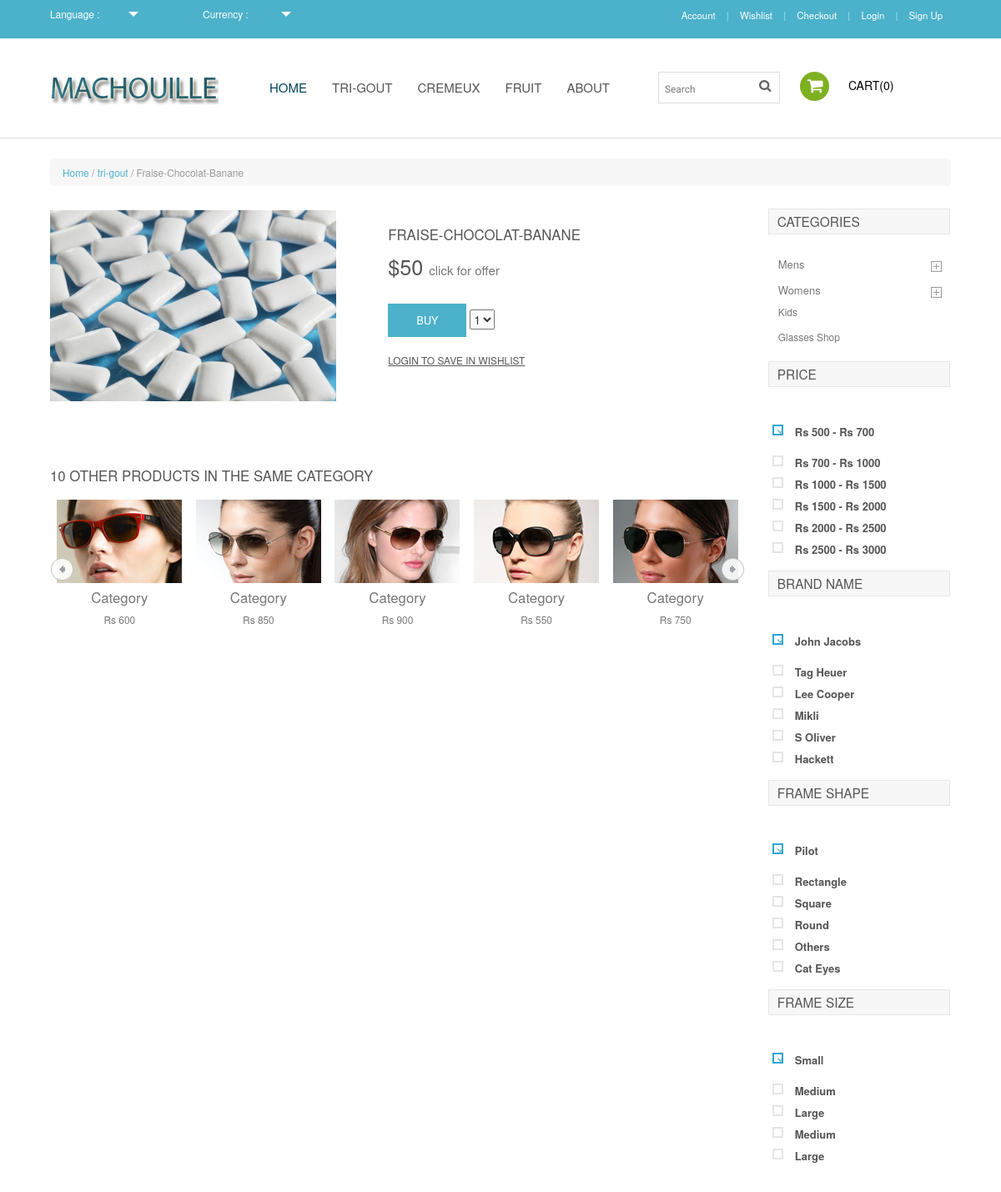
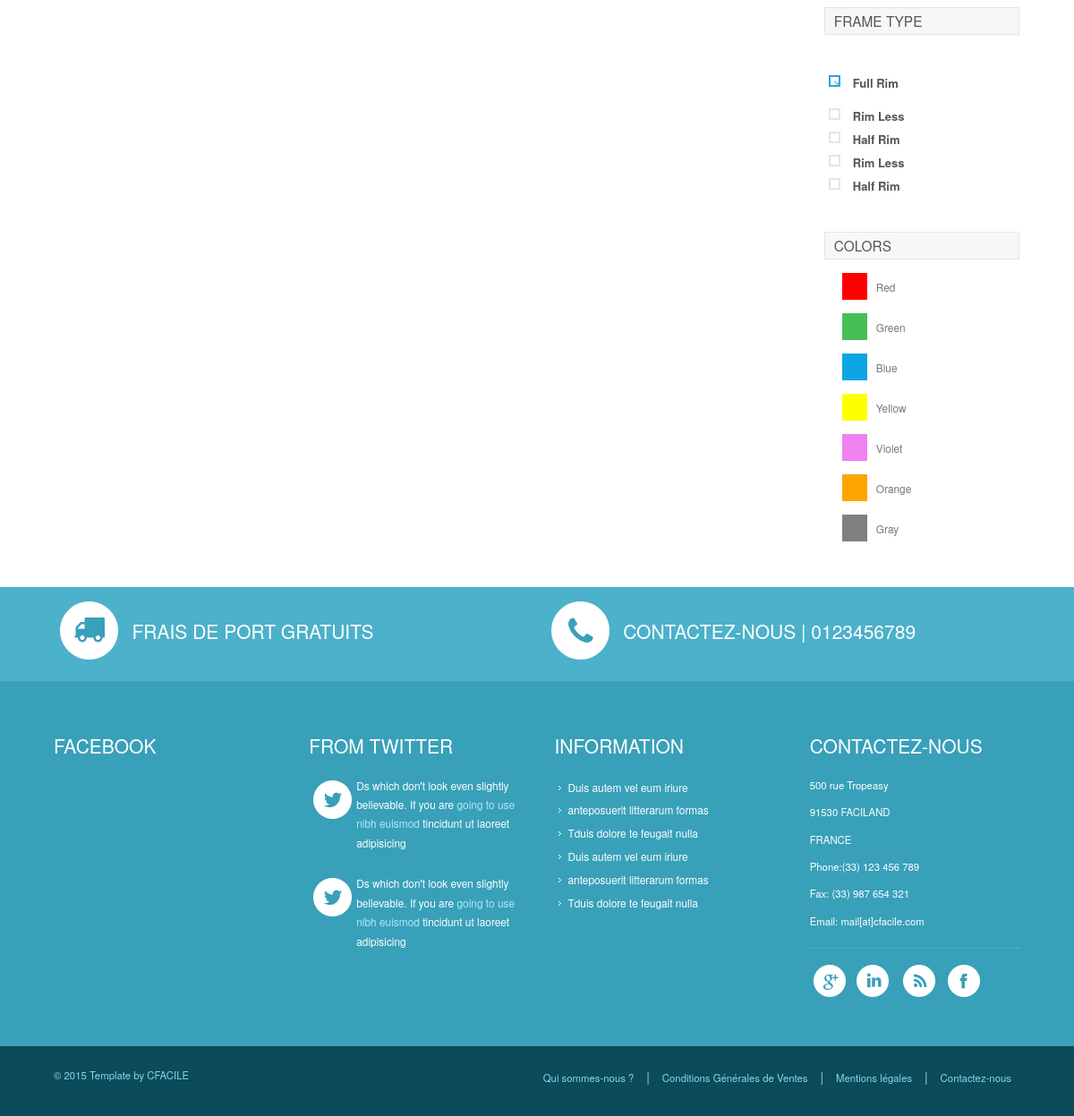
Screenshot of /single.php?id=2 with the database file from the repository (2 pictures, top to bottom).
### tables this page shows
CREATE TABLE IF NOT EXISTS `productcategory` (
  `id` int(11) NOT NULL AUTO_INCREMENT,
  `name` varchar(15) NOT NULL,
  PRIMARY KEY (`id`)
);

CREATE TABLE IF NOT EXISTS `product` (
  `id` int(11) NOT NULL AUTO_INCREMENT,
  `price` double NOT NULL,
  `name` varchar(100) NOT NULL,
  `category` int(11) NOT NULL DEFAULT '1',
  `img` varchar(40) DEFAULT NULL,
  `desc` text NOT NULL,
  PRIMARY KEY (`id`)
);

### classes/Database.class.php (called while the page is built, shortened)
<?php
		class Database
		{
			private $_link;
			public function __construct()
			{
				try
				{
					$this->_link = new PDO('mysql:host=127.0.0.1;dbname=machouille', "root", "");
					$this->_link->setAttribute(PDO::ATTR_ERRMODE, PDO::ERRMODE_EXCEPTION);
				}
				catch(PDOException $e)
				{
					 die('Database error : ' . $e->getMessage());
				}
			}
			public function prepare($str)
			{
				return $this->_link->prepare($str);
			}
		}
?>

### classes/Product.class.php (called while the page is built, shortened)
<?php
    require_once("Database.class.php");
    Class Product
    {
         private $_db;
        public function __construct()
        {
            $this->_db = new Database();
        }
        public function getById($id){
            $data = $this->_db->prepare("SELECT * FROM product WHERE id='" . $id . "'", true);
            $data->execute();
            $result = $data->fetchAll();
            if(empty($result))
                return false;
            else
            {
                return $result;
            }
        }
        public function getCategoryName($id){
            $data = $this->_db->prepare("SELECT productcategory.name FROM product, productcategory WHERE product.category=productcategory.id AND product.id='" . $id . "'", true);
            $data->execute();
            $result = $data->fetchAll();
            if(empty($result))
                return false;
            else
            {
                return $result;
            }
        }
    }
?>

### single.php (the view, shortened to what this page needs)
<?php $title = "Single"; include('partials/header.php');
require_once("classes/Product.class.php");
$productObject = new Product();
$product = $productObject->getById($_GET['id']);
$categoryName = $productObject->getCategoryName($_GET['id']);
?>
<div class="mens">
  <div class="main">
     <div class="wrap">
     	<ul class="breadcrumb breadcrumb__t"><a class="home" href="index.php">Home</a> / <a href="#"><?php echo $categoryName[0]['name'] ?></a> / <?php echo $product[0]['name'] ?></ul>
		<div class="cont span_2_of_3">
		  	<div class="grid images_3_of_2">
						<ul id="etalage">
							<li>
								<a href="optionallink.html">
									<img class="etalage_thumb_image" src=<?php echo "images/" . $product[0]['img'] ?> class="img-responsive" />
								</a>
							</li>
						</ul>
	            </div>
		         <div class="desc1 span_3_of_2">
		         	<h3 class="m_3"><?php echo $product[0]['name'] ?></h3>
		             <p class="m_5">$<?php echo $product[0]['price'] ?> <a href="#">click for offer</a></p>
		         	 <div class="btn_form" id="form">
						<form>
							<input type="submit" value="buy" title="">
							<select name="quantity">
								<option value="1">1</option>
							</select>
						</form>
					 </div>
					<span class="m_link"><a href="#">login to save in wishlist</a> </span>
			     </div>
	    <div class="clients">
	    <h3 class="m_3">10 Other Products in the same category</h3>
		 <ul id="flexiselDemo3">
			<li><img src="images/s5.jpg" /><a href="#">Category</a><p>Rs 600</p></li>
			<li><img src="images/s6.jpg" /><a href="#">Category</a><p>Rs 850</p></li>
			<li><img src="images/s7.jpg" /><a href="#">Category</a><p>Rs 900</p></li>
			<li><img src="images/s8.jpg" /><a href="#">Category</a><p>Rs 550</p></li>
			<li><img src="images/s9.jpg" /><a href="#">Category</a><p>Rs 750</p></li>
		 </ul>
     </div>
      </div>
			<div class="rsingle span_1_of_single">
				<h5 class="m_1">Categories</h5>
					<ul class="kids">
						<li><a href="#">Kids</a></li>
						<li class="last"><a href="#">Glasses Shop</a></li>
					</ul>
                   <section  class="sky-form">
					<h4>Price</h4>
						<div class="row row1 scroll-pane">
							<div class="col col-4">
								<label class="checkbox"><input type="checkbox" name="checkbox" checked=""><i></i>Rs 500 - Rs 700</label>
							</div>
							<div class="col col-4">
								<label class="checkbox"><input type="checkbox" name="checkbox"><i></i>Rs 700 - Rs 1000</label>
								<label class="checkbox"><input type="checkbox" name="checkbox"><i></i>Rs 1000 - Rs 1500</label>
								<label class="checkbox"><input type="checkbox" name="checkbox"><i></i>Rs 1500 - Rs 2000</label>
								<label class="checkbox"><input type="checkbox" name="checkbox"><i></i>Rs 2000 - Rs 2500</label>
								<label class="checkbox"><input type="checkbox" name="checkbox" ><i></i>Rs 2500 - Rs 3000</label>
								<label class="checkbox"><input type="checkbox" name="checkbox"><i></i>Rs 3500 - Rs 4000</label>
							</div>
						</div>
		        </section>
		       <section  class="sky-form">
					<h4>Brand Name</h4>
						<div class="row row1 scroll-pane">
							<div class="col col-4">
								<label class="checkbox"><input type="checkbox" name="checkbox" checked=""><i></i>John Jacobs</label>
							</div>
							<div class="col col-4">
								<label class="checkbox"><input type="checkbox" name="checkbox"><i></i>Tag Heuer</label>
								<label class="checkbox"><input type="checkbox" name="checkbox"><i></i>Lee Cooper</label>
								<label class="checkbox"><input type="checkbox" name="checkbox"><i></i>Mikli</label>
								<label class="checkbox"><input type="checkbox" name="checkbox"><i></i>S Oliver</label>
								<label class="checkbox"><input type="checkbox" name="checkbox" ><i></i>Hackett</label>
								<label class="checkbox"><input type="checkbox" name="checkbox"><i></i>Killer</label>
							</div>
						</div>
		       </section>
		       <section  class="sky-form">
					<h4>Frame Shape</h4>
						<div class="row row1 scroll-pane">
							<div class="col col-4">
								<label class="checkbox"><input type="checkbox" name="checkbox" checked=""><i></i>Pilot</label>
							</div>
							<div class="col col-4">
							    <label class="checkbox"><input type="checkbox" name="checkbox"><i></i>Rectangle</label>
								<label class="checkbox"><input type="checkbox" name="checkbox"><i></i>Square</label>
								<label class="checkbox"><input type="checkbox" name="checkbox"><i></i>Round</label>
								<label class="checkbox"><input type="checkbox" name="checkbox" ><i></i>Others</label>
								<label class="checkbox"><input type="checkbox" name="checkbox"><i></i>Cat Eyes</label>
								<label class="checkbox"><input type="checkbox" name="checkbox" ><i></i>Wrap Around</label>
						    </div>
						</div>
		       </section>
		       <section  class="sky-form">
					<h4>Frame Size</h4>
						<div class="row row1 scroll-pane">
							<div class="col col-4">
								<label class="checkbox"><input type="checkbox" name="checkbox" checked=""><i></i>Small</label>
							</div>
							<div class="col col-4">
								<label class="checkbox"><input type="checkbox" name="checkbox"><i></i>Medium</label>
								<label class="checkbox"><input type="checkbox" name="checkbox"><i></i>Large</label>
								<label class="checkbox"><input type="checkbox" name="checkbox"><i></i>Medium</label>
								<label class="checkbox"><input type="checkbox" name="checkbox"><i></i>Large</label>
							</div>
						</div>
		       </section>
		       <section  class="sky-form">
					<h4>Frame Type</h4>
						<div class="row row1 scroll-pane">
							<div class="col col-4">
								<label class="checkbox"><input type="checkbox" name="checkbox" checked=""><i></i>Full Rim</label>
							</div>
							<div class="col col-4">
								<label class="checkbox"><input type="checkbox" name="checkbox"><i></i>Rim Less</label>
								<label class="checkbox"><input type="checkbox" name="checkbox"><i></i>Half Rim</label>
								<label class="checkbox"><input type="checkbox" name="checkbox"><i></i>Rim Less</label>
								<label class="checkbox"><input type="checkbox" name="checkbox"><i></i>Half Rim</label>
							</div>
						</div>
		       </section>
		       <section  class="sky-form">
					<h4>Colors</h4>
						<ul class="color-list">
							<li><a href="#"> <span class="color1"> </span><p class="red">Red</p></a></li>
							<li><a href="#"> <span class="color2"> </span><p class="red">Green</p></a></li>
							<li><a href="#"> <span class="color3"> </span><p class="red">Blue</p></a></li>
							<li><a href="#"> <span class="color4"> </span><p class="red">Yellow</p></a></li>
							<li><a href="#"> <span class="color5"> </span><p class="red">Violet</p></a></li>
							<li><a href="#"> <span class="color6"> </span><p class="red">Orange</p></a></li>
							<li><a href="#"> <span class="color7"> </span><p class="red">Gray</p></a></li>
					   </ul>
		       </section>
		      </div
		      <div class="clear"></div>
			</div>
		   </div>
	<?php include('partials/bottomPage.php'); ?>

### css/style.css (style rules this page uses)
html,body,div,span,applet,object,iframe,h1,h2,h3,h4,h5,h6,p,blockquote,pre,a,abbr,acronym,address,big,cite,code,del,dfn,em,img,ins,kbd,q,s,samp,small,strike,strong,sub,sup,tt,var,b,u,i,dl,dt,dd,ol,nav ul,nav li,fieldset,form,label,legend,table,caption,tbody,tfoot,thead,tr,th,td,article,aside,canvas,details,embed,figure,figcaption,footer,header,hgroup,menu,nav,output,ruby,section,summary,time,mark,audio,video { margin:0;padding:0;border:0;font-size:100%;font:inherit;vertical-align:baseline; }
article, aside, details, figcaption, figure,footer, header, hgroup, menu, nav, section { display: block; }
ol,ul { list-style:none;margin:0;padding:0; }
a { text-decoration:none; }
img { max-width:100%; }
body { font-family: 'Exo 2', sans-serif; background:#fff; }
.wrap { width:80%; margin:0 auto; -moz-transition:all .2s linear; -webkit-transition:all .2s linear; -o-transition:all .2s linear; -ms-transition:all .2s linear; }
.main { margin:2% 0; }
.cont { display: block; float:left; margin: 1% 0 1% 0; }
.span_2_of_3 { width:77.1%; }
h5.m_1 { color: #555; font-size: 1.1em; padding: 6px 10px; background: #F7F7F7; margin:20px 0; border: 1px solid #E6E6E6; text-transform: uppercase; }
ul.kids { margin-bottom:20px; }
ul.kids li { margin-bottom:10px; }
ul.kids li.last { margin-bottom:0; }
ul.kids li a { color:#777; font-size:0.85em; padding:10px 12px; }
.mens { border-top:1px solid #ddd; }
ul.color-list { margin:20px; }
ul.color-list li { padding-bottom:25px; display:block; }
ul.color-list li a { display: block; font-size: 1em; text-transform: capitalize; -webkit-transition: 0.5s linear; -moz-transition: 0.5s linear; -o-transition: 0.5s linear; -ms-transition: 0.5s linear; transition: 0.5s linear; }
p.red { display: inline-block; margin: 0 10px; font-size:0.85em; }
span.color1 { background:red; padding:5px 14px; }
ul.color-list li a { color:#777; }
span.color2 { background:#45BF55; padding:5px 14px; }
span.color3 { background:#0AA5E2; padding:5px 14px; }
span.color4 { background:yellow; padding:5px 14px; }
span.color5 { background:violet; padding:5px 14px; }
span.color6 { background:Orange; padding:5px 14px; }
span.color7 { background:gray; padding:5px 14px; }
.images_3_of_2 { width: 41.2%; float: left; margin-right: 2.6%; }
ul.breadcrumb { padding: 8px 15px; margin: 0 0 18px !important; list-style: none; background-color:#f7f7f7; font-size:0.85em; color: #999 !important; }
ul.breadcrumb a { color:#4CB1CA; }
.desc1 { display: block; float: right; }
.span_3_of_2 { width: 51.3333%; }
h3.m_3 { color:#555; font-size:1.2em; text-transform:uppercase; margin-bottom:10px; }
p.m_5 { font-size:1.8em; color:#555; }
p.m_5 a { color:#777; font-size:15px; }
.clients { padding-top:6%; }
#flexiselDemo1, #flexiselDemo2, #flexiselDemo3 { display: none; }
.nbs-flexisel-ul { position: relative; width: 9999px; margin: 0px; padding: 0px; list-style-type: none; text-align: center; }
.nbs-flexisel-item { float: left; margin:0px; padding:0px; cursor: pointer; position: relative; line-height: 0px; }
.nbs-flexisel-item > img { cursor: pointer; positon: relative; margin-top:10px; margin-bottom: 10px; max-width:150px; max-height:200px; }
.nbs-flexisel-item a { color:#777; font-size:1.2em; display: block; margin: 7px 0; }
.nbs-flexisel-item p { color:#777; font-size:0.85em; padding:20px; }
.nbs-flexisel-item > img { cursor: pointer; positon: relative; }
.span_1_of_single { width: 20.2%; }
.rsingle { display: block; float: left; margin:-1% 0 1% 2.6%; }
.btn_form { padding:4% 0; }
.btn_form form input[type="submit"] { font-family: 'Exo 2', sans-serif; cursor: pointer; border: none; outline: none; display: inline-block; font-size: 1em; padding: 10px 34px; background:#4CB1CA; color: #FFF; text-transform: uppercase; -webkit-transition: all 0.3s ease-in-out; -moz-transition: all 0.3s ease-in-out; -o-transition: all 0.3s ease-in-out; transition: all 0.3s ease-in-out; }
span.m_link { margin-bottom:20px; }
span.m_link a { color:#555; font-size:0.85em; text-decoration:underline; text-transform:uppercase; }
@media (max-width:1366px) { .wrap { width:90%; } }
@media (max-width:1280px) { .wrap { width:90%; } }

### rows the page displays
productcategory: name "tri-gout"
product: name "Fraise-Chocolat-Banane", img (picture), name "FRAISE-CHOCOLAT-BANANE", price "50"
